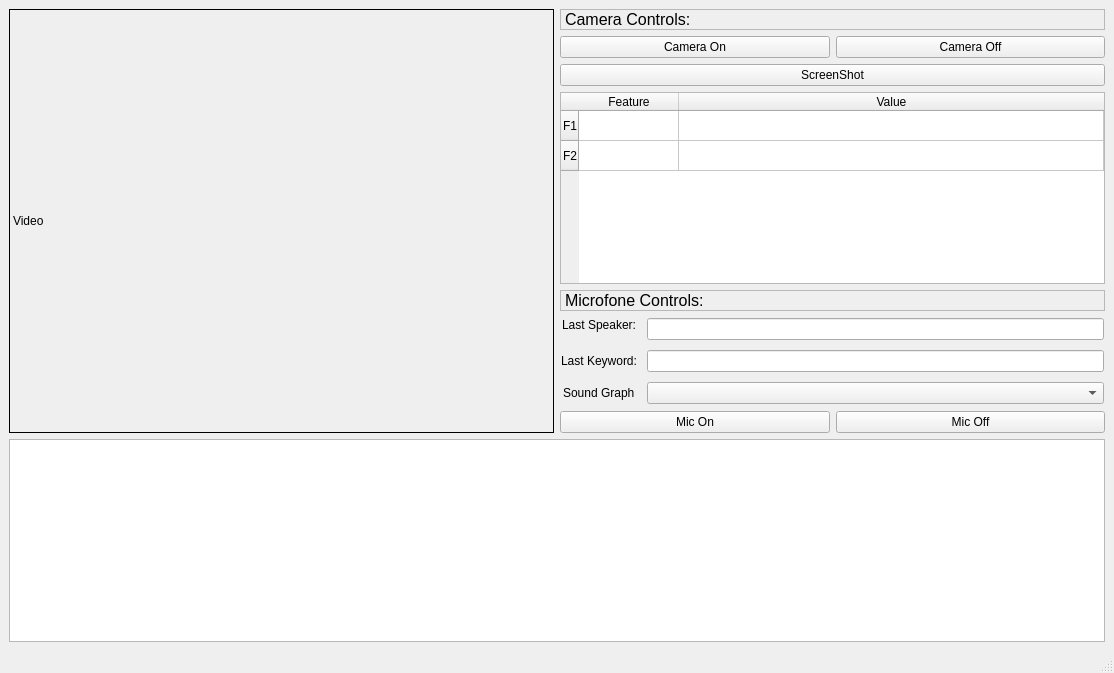
<?xml version="1.0" encoding="UTF-8"?>
<ui version="4.0">
 <class>MainWindow</class>
 <widget class="QMainWindow" name="MainWindow">
  <property name="geometry">
   <rect>
    <x>0</x>
    <y>0</y>
    <width>1114</width>
    <height>673</height>
   </rect>
  </property>
  <property name="windowTitle">
   <string>MainWindow</string>
  </property>
  <widget class="QWidget" name="centralwidget">
   <layout class="QGridLayout" name="gridLayout_4">
    <item row="0" column="0">
     <layout class="QGridLayout" name="gridLayout">
      <item row="2" column="0">
       <layout class="QHBoxLayout" name="horizontalLayout" stretch="0">
        <property name="sizeConstraint">
         <enum>QLayout::SetMinimumSize</enum>
        </property>
        <item>
         <layout class="QVBoxLayout" name="verticalLayout_2">
          <item>
           <widget class="PlotWidget" name="plotWidget">
            <property name="minimumSize">
             <size>
              <width>0</width>
              <height>200</height>
             </size>
            </property>
           </widget>
          </item>
         </layout>
        </item>
       </layout>
      </item>
      <item row="0" column="0">
       <layout class="QHBoxLayout" name="horizontalLayout_2">
        <item>
         <widget class="QLabel" name="label_videoCam">
          <property name="sizePolicy">
           <sizepolicy hsizetype="Preferred" vsizetype="Preferred">
            <horstretch>0</horstretch>
            <verstretch>0</verstretch>
           </sizepolicy>
          </property>
          <property name="minimumSize">
           <size>
            <width>400</width>
            <height>400</height>
           </size>
          </property>
          <property name="maximumSize">
           <size>
            <width>16777215</width>
            <height>16777215</height>
           </size>
          </property>
          <property name="frameShape">
           <enum>QFrame::Box</enum>
          </property>
          <property name="text">
           <string>Video</string>
          </property>
         </widget>
        </item>
        <item>
         <layout class="QVBoxLayout" name="verticalLayout">
          <property name="sizeConstraint">
           <enum>QLayout::SetMinimumSize</enum>
          </property>
          <item>
           <widget class="QLabel" name="label_6">
            <property name="font">
             <font>
              <pointsize>12</pointsize>
             </font>
            </property>
            <property name="frameShape">
             <enum>QFrame::StyledPanel</enum>
            </property>
            <property name="text">
             <string>Camera Controls:</string>
            </property>
            <property name="textFormat">
             <enum>Qt::AutoText</enum>
            </property>
           </widget>
          </item>
          <item>
           <layout class="QGridLayout" name="gridLayout_3">
            <item row="0" column="1">
             <widget class="QPushButton" name="btn_cameraOff">
              <property name="sizePolicy">
               <sizepolicy hsizetype="Minimum" vsizetype="Minimum">
                <horstretch>0</horstretch>
                <verstretch>0</verstretch>
               </sizepolicy>
              </property>
              <property name="text">
               <string>Camera Off</string>
              </property>
             </widget>
            </item>
            <item row="0" column="0">
             <widget class="QPushButton" name="btn_cameraOn">
              <property name="sizePolicy">
               <sizepolicy hsizetype="Minimum" vsizetype="Fixed">
                <horstretch>0</horstretch>
                <verstretch>0</verstretch>
               </sizepolicy>
              </property>
              <property name="text">
               <string>Camera On</string>
              </property>
             </widget>
            </item>
            <item row="1" column="0" colspan="2">
             <widget class="QPushButton" name="btn_screenshot">
              <property name="text">
               <string>ScreenShot</string>
              </property>
             </widget>
            </item>
           </layout>
          </item>
          <item>
           <widget class="QTableWidget" name="tableWidget_imageFeatures">
            <property name="sizePolicy">
             <sizepolicy hsizetype="Preferred" vsizetype="Preferred">
              <horstretch>0</horstretch>
              <verstretch>0</verstretch>
             </sizepolicy>
            </property>
            <attribute name="horizontalHeaderStretchLastSection">
             <bool>true</bool>
            </attribute>
            <attribute name="verticalHeaderStretchLastSection">
             <bool>false</bool>
            </attribute>
            <row>
             <property name="text">
              <string>F1</string>
             </property>
            </row>
            <row>
             <property name="text">
              <string>F2</string>
             </property>
            </row>
            <column>
             <property name="text">
              <string>Feature</string>
             </property>
            </column>
            <column>
             <property name="text">
              <string>Value</string>
             </property>
            </column>
           </widget>
          </item>
          <item>
           <widget class="QLabel" name="label_7">
            <property name="font">
             <font>
              <pointsize>12</pointsize>
             </font>
            </property>
            <property name="frameShape">
             <enum>QFrame::StyledPanel</enum>
            </property>
            <property name="text">
             <string>Microfone Controls:</string>
            </property>
           </widget>
          </item>
          <item>
           <layout class="QFormLayout" name="formLayout">
            <property name="sizeConstraint">
             <enum>QLayout::SetDefaultConstraint</enum>
            </property>
            <property name="fieldGrowthPolicy">
             <enum>QFormLayout::AllNonFixedFieldsGrow</enum>
            </property>
            <property name="rowWrapPolicy">
             <enum>QFormLayout::DontWrapRows</enum>
            </property>
            <property name="labelAlignment">
             <set>Qt::AlignBottom|Qt::AlignHCenter</set>
            </property>
            <property name="formAlignment">
             <set>Qt::AlignBottom|Qt::AlignHCenter</set>
            </property>
            <property name="horizontalSpacing">
             <number>10</number>
            </property>
            <property name="verticalSpacing">
             <number>10</number>
            </property>
            <property name="leftMargin">
             <number>1</number>
            </property>
            <property name="topMargin">
             <number>1</number>
            </property>
            <property name="rightMargin">
             <number>1</number>
            </property>
            <property name="bottomMargin">
             <number>1</number>
            </property>
            <item row="0" column="0">
             <widget class="QLabel" name="label_3">
              <property name="sizePolicy">
               <sizepolicy hsizetype="Minimum" vsizetype="Fixed">
                <horstretch>0</horstretch>
                <verstretch>0</verstretch>
               </sizepolicy>
              </property>
              <property name="text">
               <string>Last Speaker:</string>
              </property>
             </widget>
            </item>
            <item row="0" column="1">
             <widget class="QLineEdit" name="lineEdit_lastSpeakerId">
              <property name="enabled">
               <bool>true</bool>
              </property>
              <property name="sizePolicy">
               <sizepolicy hsizetype="Minimum" vsizetype="Minimum">
                <horstretch>0</horstretch>
                <verstretch>0</verstretch>
               </sizepolicy>
              </property>
              <property name="inputMask">
               <string/>
              </property>
             </widget>
            </item>
            <item row="1" column="0">
             <widget class="QLabel" name="label_4">
              <property name="sizePolicy">
               <sizepolicy hsizetype="Fixed" vsizetype="Minimum">
                <horstretch>0</horstretch>
                <verstretch>0</verstretch>
               </sizepolicy>
              </property>
              <property name="text">
               <string>Last Keyword:</string>
              </property>
             </widget>
            </item>
            <item row="1" column="1">
             <widget class="QLineEdit" name="lineEdit_lastKeyword">
              <property name="sizePolicy">
               <sizepolicy hsizetype="Minimum" vsizetype="Minimum">
                <horstretch>0</horstretch>
                <verstretch>0</verstretch>
               </sizepolicy>
              </property>
             </widget>
            </item>
            <item row="2" column="0">
             <widget class="QLabel" name="label_5">
              <property name="text">
               <string>Sound Graph</string>
              </property>
             </widget>
            </item>
            <item row="2" column="1">
             <widget class="QComboBox" name="comboBox_soundGraph"/>
            </item>
           </layout>
          </item>
          <item>
           <layout class="QGridLayout" name="gridLayout_2">
            <item row="0" column="0">
             <widget class="QPushButton" name="btn_micOn">
              <property name="text">
               <string>Mic On</string>
              </property>
             </widget>
            </item>
            <item row="0" column="1">
             <widget class="QPushButton" name="btn_micOff">
              <property name="text">
               <string>Mic Off</string>
              </property>
             </widget>
            </item>
           </layout>
          </item>
         </layout>
        </item>
       </layout>
      </item>
     </layout>
    </item>
   </layout>
  </widget>
  <widget class="QMenuBar" name="menubar">
   <property name="geometry">
    <rect>
     <x>0</x>
     <y>0</y>
     <width>1114</width>
     <height>21</height>
    </rect>
   </property>
  </widget>
  <widget class="QStatusBar" name="statusbar"/>
 </widget>
 <customwidgets>
  <customwidget>
   <class>PlotWidget</class>
   <extends>QGraphicsView</extends>
   <header>pyqtgraph.h</header>
  </customwidget>
 </customwidgets>
 <resources/>
 <connections/>
 <slots>
  <slot>on_micOn_clicked()</slot>
 </slots>
</ui>
